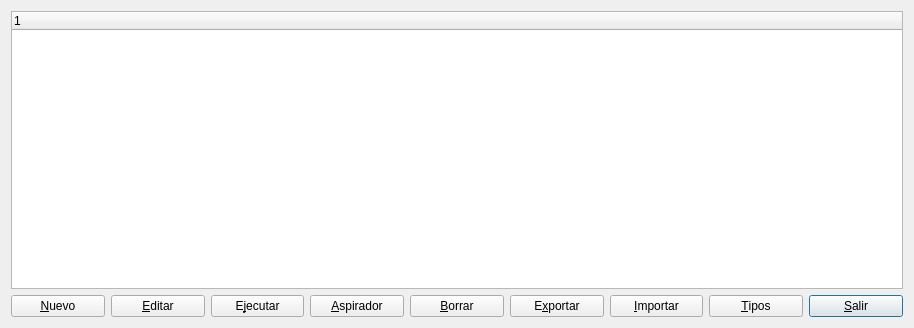
<?xml version="1.0" encoding="UTF-8"?>
<ui version="4.0">
 <author>José Manuel Díez Botella</author>
 <class>selecasmod</class>
 <widget class="QDialog" name="selecasmod">
  <property name="geometry">
   <rect>
    <x>0</x>
    <y>0</y>
    <width>914</width>
    <height>328</height>
   </rect>
  </property>
  <property name="windowTitle">
   <string>Selección de Asiento Automático</string>
  </property>
  <layout class="QVBoxLayout" name="verticalLayout">
   <item>
    <widget class="QTreeWidget" name="treeWidget">
     <column>
      <property name="text">
       <string notr="true">1</string>
      </property>
     </column>
    </widget>
   </item>
   <item>
    <layout class="QHBoxLayout" name="horizontalLayout">
     <item>
      <widget class="QPushButton" name="nuevopushButton">
       <property name="text">
        <string>&amp;Nuevo</string>
       </property>
       <property name="icon">
        <iconset resource="keme.qrc">
         <normaloff>:/iconos/graf/Files-New-File-icon.png</normaloff>:/iconos/graf/Files-New-File-icon.png</iconset>
       </property>
      </widget>
     </item>
     <item>
      <widget class="QPushButton" name="editarpushButton">
       <property name="text">
        <string>&amp;Editar</string>
       </property>
       <property name="icon">
        <iconset resource="keme.qrc">
         <normaloff>:/iconos/graf/boligrafo_editar.png</normaloff>:/iconos/graf/boligrafo_editar.png</iconset>
       </property>
      </widget>
     </item>
     <item>
      <widget class="QPushButton" name="ejecutarpushButton">
       <property name="text">
        <string>E&amp;jecutar</string>
       </property>
       <property name="icon">
        <iconset resource="keme.qrc">
         <normaloff>:/iconos/graf/exec.png</normaloff>:/iconos/graf/exec.png</iconset>
       </property>
      </widget>
     </item>
     <item>
      <widget class="QPushButton" name="aspiradorapushButton">
       <property name="text">
        <string>&amp;Aspirador</string>
       </property>
       <property name="icon">
        <iconset resource="keme.qrc">
         <normaloff>:/iconos/graf/vaccum_cleaner_256.png</normaloff>:/iconos/graf/vaccum_cleaner_256.png</iconset>
       </property>
      </widget>
     </item>
     <item>
      <widget class="QPushButton" name="borrarpushButton">
       <property name="text">
        <string>&amp;Borrar</string>
       </property>
       <property name="icon">
        <iconset resource="keme.qrc">
         <normaloff>:/iconos/graf/borrar.png</normaloff>:/iconos/graf/borrar.png</iconset>
       </property>
      </widget>
     </item>
     <item>
      <widget class="QPushButton" name="exportarpushButton">
       <property name="text">
        <string>E&amp;xportar</string>
       </property>
       <property name="icon">
        <iconset resource="keme.qrc">
         <normaloff>:/iconos/graf/fileexport.png</normaloff>:/iconos/graf/fileexport.png</iconset>
       </property>
      </widget>
     </item>
     <item>
      <widget class="QPushButton" name="importarpushButton">
       <property name="text">
        <string>&amp;Importar</string>
       </property>
       <property name="icon">
        <iconset resource="keme.qrc">
         <normaloff>:/iconos/graf/fileimport.png</normaloff>:/iconos/graf/fileimport.png</iconset>
       </property>
      </widget>
     </item>
     <item>
      <widget class="QPushButton" name="tipospushButton">
       <property name="text">
        <string>&amp;Tipos</string>
       </property>
       <property name="icon">
        <iconset resource="keme.qrc">
         <normaloff>:/iconos/graf/system-file-manager.png</normaloff>:/iconos/graf/system-file-manager.png</iconset>
       </property>
      </widget>
     </item>
     <item>
      <widget class="QPushButton" name="salirpushButton">
       <property name="text">
        <string>&amp;Salir</string>
       </property>
       <property name="icon">
        <iconset resource="keme.qrc">
         <normaloff>:/iconos/graf/application-exit.png</normaloff>:/iconos/graf/application-exit.png</iconset>
       </property>
       <property name="default">
        <bool>true</bool>
       </property>
      </widget>
     </item>
    </layout>
   </item>
  </layout>
 </widget>
 <layoutdefault spacing="6" margin="11"/>
 <resources>
  <include location="keme.qrc"/>
 </resources>
 <connections>
  <connection>
   <sender>salirpushButton</sender>
   <signal>clicked()</signal>
   <receiver>selecasmod</receiver>
   <slot>accept()</slot>
   <hints>
    <hint type="sourcelabel">
     <x>505</x>
     <y>284</y>
    </hint>
    <hint type="destinationlabel">
     <x>528</x>
     <y>309</y>
    </hint>
   </hints>
  </connection>
 </connections>
</ui>
